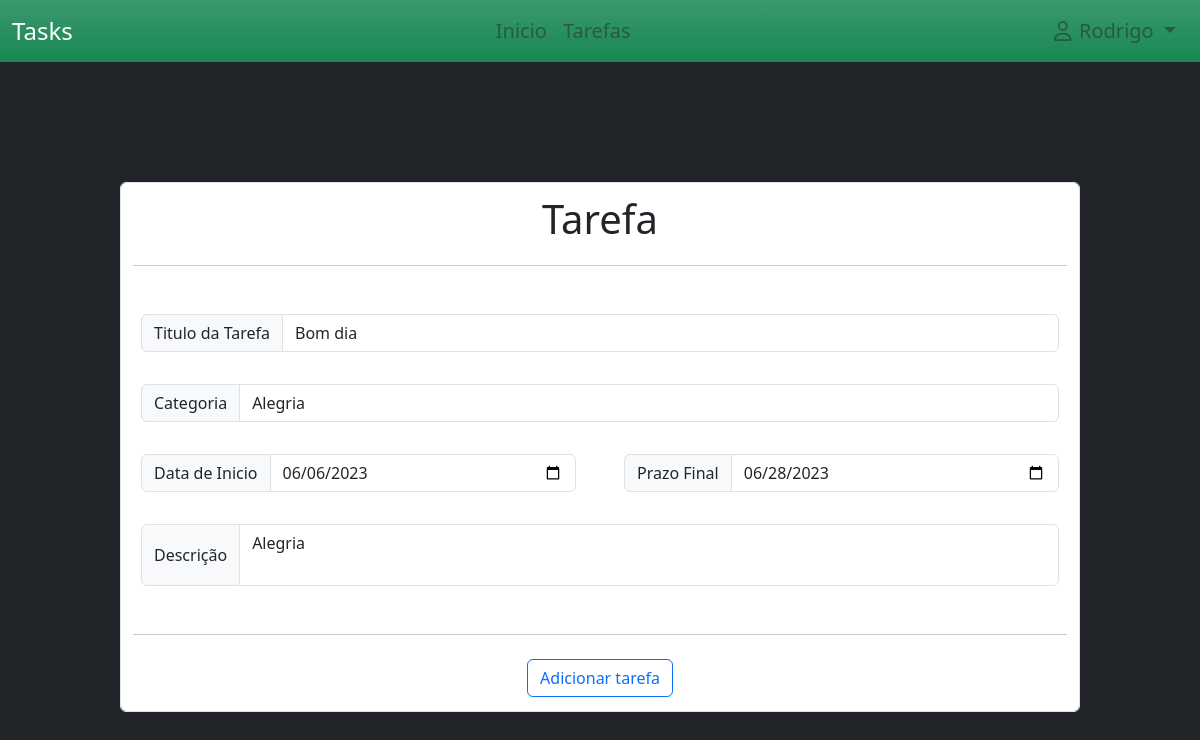
The page /update_task/10 (signed in) on the database as committed earlier.
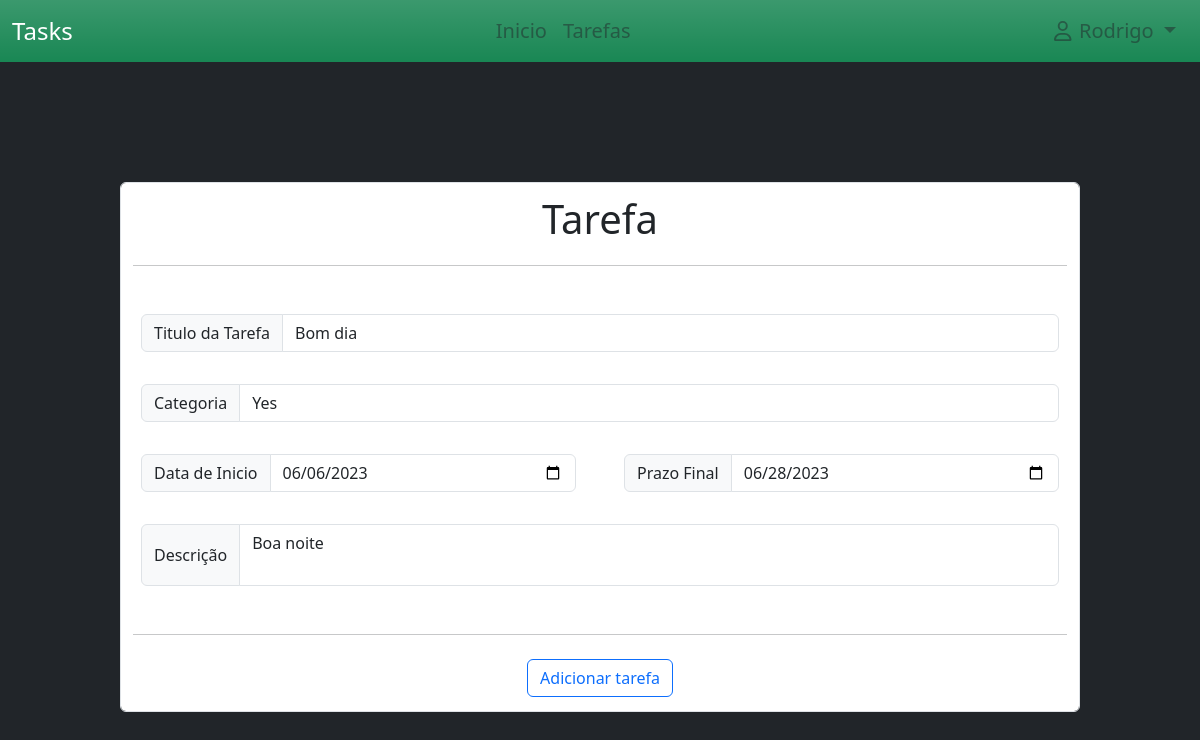
The same page on the database as committed later.
### project/models.py (models this page shows)
class Task(db.Model):
    date_time = datetime.now()
    id = db.Column(db.Integer(), primary_key=True)
    title=db.Column(db.String(200),nullable=False)
    desc = db.Column(db.String(100), nullable=False)
    category = db.Column(db.String(100), nullable = False)
    state = db.Column(db.Boolean(), default=False)
    date_start = db.Column(db.String(), default=date_time.strftime("%Y-%m-%d"))
    date_end = db.Column(db.String())
    id_user = db.Column(db.Integer(), db.ForeignKey('user.id'), nullable=True)

### project/routes.py (the view, shortened to what this page needs)
@app.route("/update_task/<task_id>", methods=['GET', 'POST'])
def update_task(task_id):
    dia = datetime.now()
    task = Task.query.get(task_id)
    return render_template('update_tarefas.html', tasks=task, dia=dia)

### project/models.py (called while the page is built)
@login_manager.user_loader
def load_user(user_id):
    return User.query.get(int(user_id))

### project/templates/update_tarefas.html (shortened to what this page needs)
{% extends './layout/base.html' %}
{% block content %}
    <div style="margin-left: 10%; margin-right: 10%; margin-top: 10%;">
        <form action="{{ url_for('update_task', task_id=tasks.id) }}" class="form-control" method="post">
            <fieldset>
                <legend class="text-center pb-2 fs-1">Tarefa</legend>
                <hr>
                <div class="py-4">
                    <div class="input-group mb-3 p-2">
                        <span class="input-group-text">Titulo da Tarefa</span>
                        <input type="text" class="form-control" id="idEditTaskTitle" name="idEditTaskTitle" value="{{ tasks.title }}">
                    </div>
                    <div class="input-group mb-3 p-2">
                        <span class="input-group-text">Categoria</span>
                        <input type="text" class="form-control" id="idEditCategoria" name="idEditCategoria" value="{{ tasks.category }}">
                    </div>
                    <div class="row gx-5 p-2">
                        <div class="input-group mb-3 col">
                            <span class="input-group-text">Data de Inicio</span>
                            <input type="date" id="idEditTaskDateStart" class="form-control" value="{{ tasks.date_start }}" name="idEditTaskDateStart">
                        </div>
                        <div class="input-group mb-3 col">
                            <span class="input-group-text">Prazo Final</span>
                            <input type="date" id="idEditTaskDateEnd" class="form-control" min="{{ dia.strftime('%Y-%m-%d') }}" value="{{ tasks.date_end }}" name="idEditTaskDateEnd">
                        </div>
                    </div>
                    <div class="input-group p-2">
                        <span class="input-group-text">Descrição</span>
                        <textarea id="idEditTaskDescription" class="form-control" style="resize: none;" name="idEditTaskDescription">{{ tasks.desc }}</textarea>
                    </div>
                </div>
                <hr>
                <div class="text-center">
                    <input type="submit" value="Adicionar tarefa" class="btn btn-outline-primary m-2">
                </div>
            </fieldset>
        </form>
    </div>
{% endblock %}

Rows that differ between the two databases and show on the page:
changed Task "Bom dia": idEditCategoria "Alegria" → "Yes"; idEditTaskDescription "Alegria" → "Boa noite"
